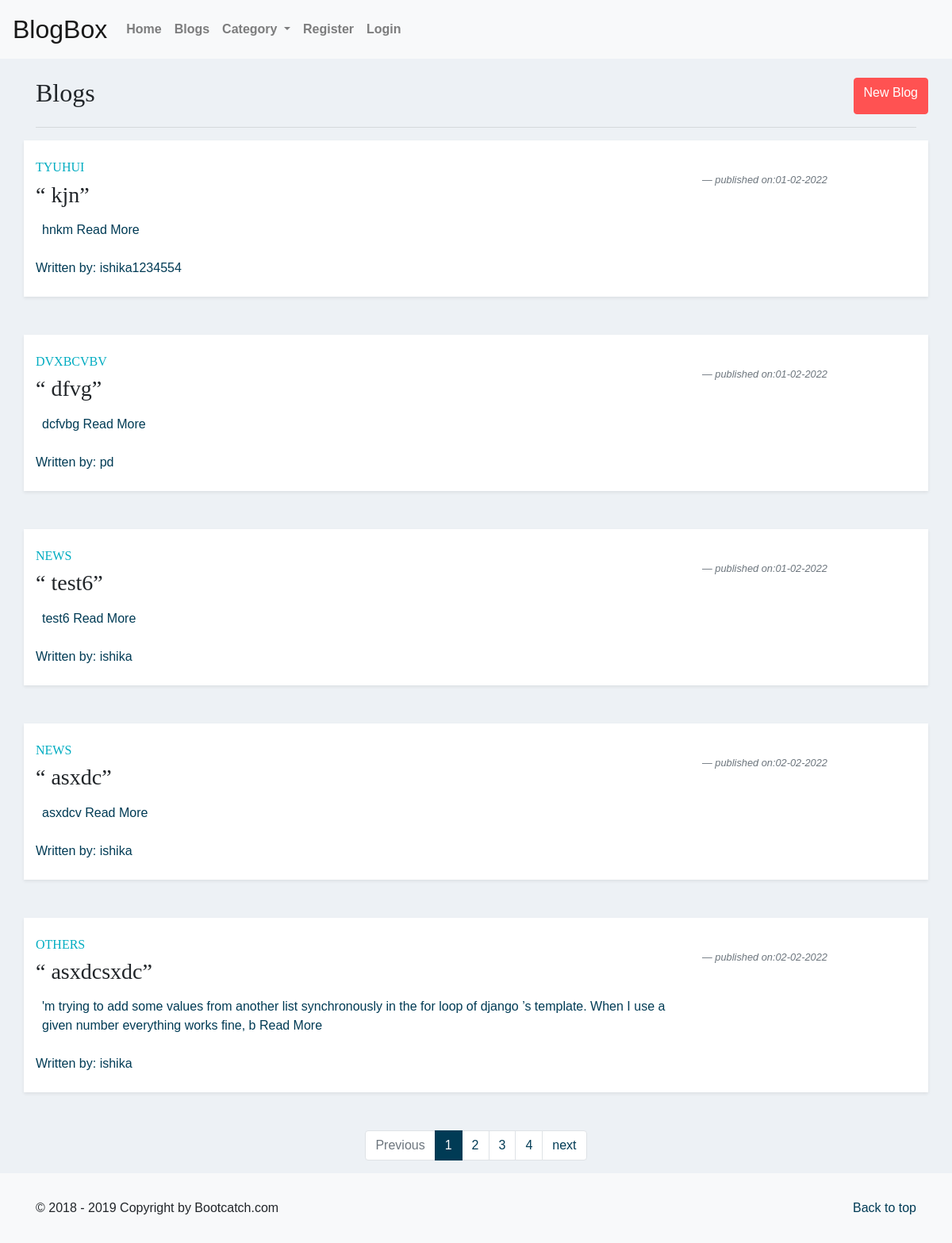
The app's page /blogs/ with its own data.
### Blog/models.py (models this page shows, shortened)
class PostBlog(models.Model):
    author = models.ForeignKey("auth.User",
        on_delete = models.CASCADE,
        verbose_name = "written by ")
    category = models.CharField(max_length=30, choices=CATEGORY_CHOICES)
    title = models.CharField(max_length=100)
    content = models.TextField()
    date_posted = models.DateTimeField(default=now)

### Blog/views.py (the view)
# urls.py: path('blogs/', blog_views.blog_page, name='blog-page'),
def blog_page(request):
    blog_list = PostBlog.objects.all()
    page = request.GET.get('page', 1)
    paginator = Paginator(blog_list, 5)
    try:
        blog_list = paginator.page(page)
    except PageNotAnInteger:
        blog_list = paginator.page(1)
    except EmptyPage:
        blog_list = paginator.page(paginator.num_pages)
    content = {
        'posts': blog_list,
    }
    return render(request, "blog_page.html", content)

### Blog/templates/Blog/blog_page.html (shortened to what this page needs)
{% extends 'Blog/base.html' %} {% load static %}
{% block body_block %}
<div class="container mt-4">
    <div class="row">
        <div class="col">
            <h2 class="font-w-700">Blogs</h2>
        </div>
        <a href="/addpost/" class="btn btn-danger">New Blog</a>
    </div>
    <hr>
    {% for post in posts %}
    <div class="row blog mb-5 bg-white shadow-sm pb-2 pt-4">
        <div class="col-md-9">
            <h6 class="blog-category text-info text-uppercase">{{ post.category}}</h6>
            <h3 class="blog-title"> “ {{post.title}}” </h3>
            <p class="blog-description text-primary p-2"> {{ post.content|slice:":150"|safe }}
                <a href="/article/{{ article.id }}"> Read More </a>
            </p>
            <p class="blog-author"><a href="#">Written by: {{ post.author }}</a></p>
        </div>
        <div class="pull-right">
            <p class="blog-author">
            <p class="blockquote-footer"><i>published on:{{ post.date_posted|date:"d-m-Y" }}</i> </p>
        </div>
    </div>
    {% endfor %}
</div>
<nav aria-label="Page navigation example">
    <ul class="pagination justify-content-center">
        {% if posts.has_other_pages %}
        <ul class="pagination">
            {% if posts.has_previous %}
            <li class="page-item">
                <a class="page-link" href='{% url "blog-page" %}?page={{ posts.previous_page_number }}'>previous</a>
            </li>
            {% else %}
            <li class="page-item disabled">
                <a class="page-link" href="#" tabindex="-1" aria-disabled="True">Previous</a>
            </li>
            {% endif %}
            {% for i in posts.paginator.page_range %}
            {% if posts.number == i %}
            <li class="page-item active" aria-current="page">
                <span class="page-link">
                    {{ i }}
                </span>
            </li>
            {% else %}
            <li class="page-item"><a class="page-link" href='{% url "blog-page"%}?page={{ i }}'>{{ i }}</a></li>
            {% endif %}
            {% endfor %}
            {% if posts.has_next %}
            <li class="page-item">
                <a class="page-link" href='{% url "blog-page" %}?page={{ posts.next_page_number }}'>next</a>
            </li>
            {% else %}
            <li class="page-item disabled">
                <a class="page-link" href="#" tabindex="-1" aria-disabled="True">Next</a>
            </li>
            {% endif %}
        </ul>
        {% endif %}
    </ul>
</nav>
{% endblock %}

### records on screen
PostBlog: category "TYUHUI", title "kjn", content "hnkm", author "ishika1234554", date_posted "01-02-2022"
PostBlog: category "DVXBCVBV", title "dfvg", content "dcfvbg", author "pd", date_posted "01-02-2022"
PostBlog: category "NEWS", title "test6", content "test6", author "ishika", date_posted "01-02-2022"
PostBlog: category "NEWS", title "asxdc", content "asxdcv", author "ishika", date_posted "02-02-2022"
PostBlog: category "OTHERS", title "asxdcsxdc", content "'m trying to add some values from another list synchronously in the for loop of django ’s template. When I use a given number everything works fine, b", author "ishika", date_posted "02-02-2022"

### other values on screen
{{ i }} "1"
{{ i }} "2" "3" "4"
